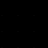

Rendered tile map (Tiled .tmx) drawn with the repository's tilesets; below, a short description and the full map source, tile grids included:
An orthogonal 3x3 tile map with 16x16 px tiles, 1 tile layer (Tile Layer 1), 2 tilesets.

<map version="1.10" tiledversion="1.11.2" orientation="orthogonal" renderorder="right-down" width="3" height="3" tilewidth="16" tileheight="16" infinite="0" nextlayerid="2" nextobjectid="1">
 <tileset firstgid="1" source="Blocks.tsx" />
 <tileset firstgid="65" source="../Blocks.tsx" />
 <layer id="1" name="Tile Layer 1" width="3" height="3">
  <data encoding="csv">
1,1,1,
1,1,1,
1,1,1
</data>
 </layer>
</map>
